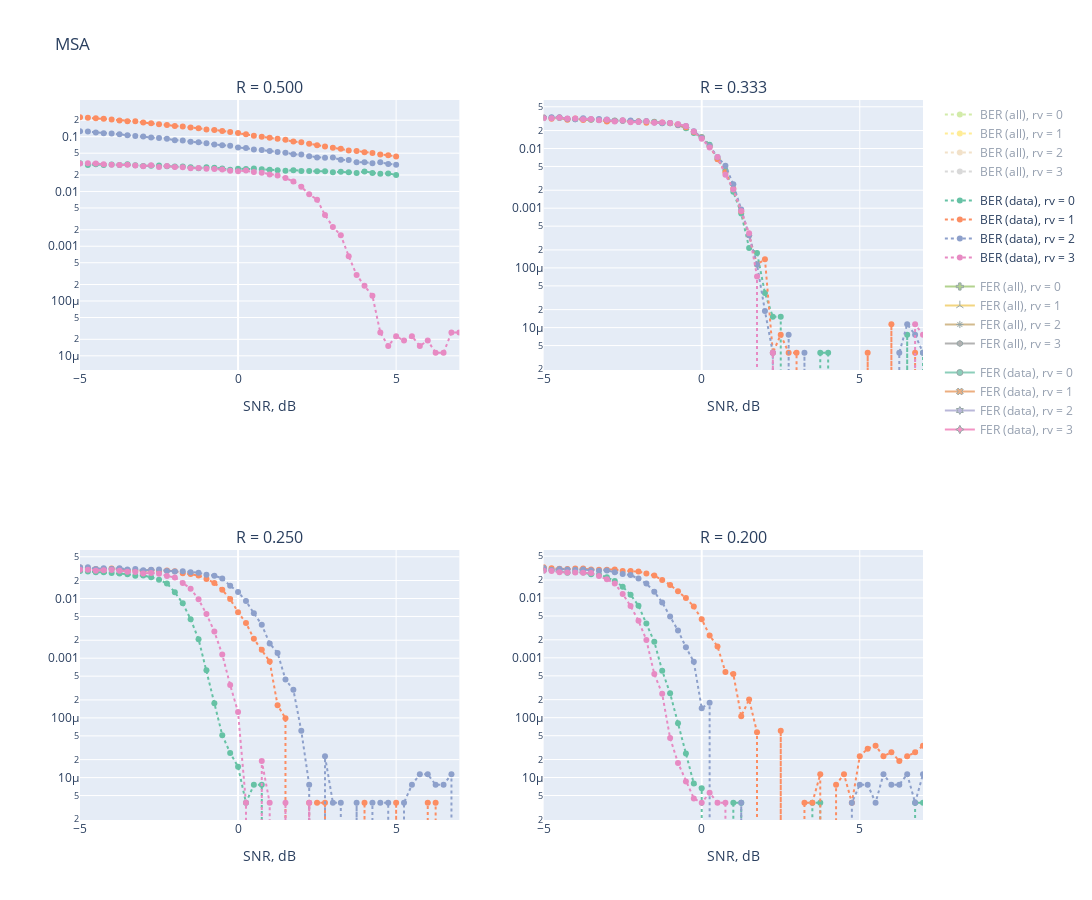

Notebook cell for this chart:
### Code cell
from plotly.subplots import make_subplots
fig = go.Figure()
fig = make_subplots(
    rows=2, cols=2,
    specs=[[{}, {}],
           [{}, {}]],
    print_grid=True,
    subplot_titles = ['R = 0.500', 'R = 0.333', 'R = 0.250', 'R = 0.200'])

rows_n = [1, 1, 2, 2]
cols_n = [1, 2, 1, 2]
show = [True, False, False, False]

for i, R in enumerate([1/2, 1/3, 1/4, 1/5]):
    for j, rv in enumerate([0, 1, 2, 3]): 
        data = pd.read_table('data/results_MSA_{:.3f}_{}.txt'.format(R, rv), names = ['SNR', 'rv', 'R', 'BER', 'BERinf', 'FSR', 'FSRinf'])
        data = data.query('SNR <= 7')
        data = data.groupby(['SNR']).agg([np.mean]).reset_index()


        fig.add_trace(go.Scatter(x = np.array(data.SNR), y = np.array(data.BER['mean']),
                                mode = 'lines+markers',
                                visible = 'legendonly',
                                legendgroup='BER',
                                showlegend = show[i],
                                line = dict(dash = 'dot', color = colors2[4 + j]),
                                name = 'BER (all), rv = {}'.format(rv)), row = rows_n[i], col = cols_n[i])

        fig.add_trace(go.Scatter(x = np.array(data.SNR), y = np.array(data.BERinf['mean']),
                                mode = 'lines+markers',
                                legendgroup='BER inf',
                                showlegend = show[i],
                                line = dict(dash = 'dot', color = colors2[j]),
                                name = 'BER (data), rv = {}'.format(rv)), row = rows_n[i], col = cols_n[i])

        fig.add_trace(go.Scatter(x = np.array(data.SNR), y = 1 - np.array(data.FSR['mean']),
                                mode = 'lines+markers',
                                visible = 'legendonly',
                                marker = marker_styles[j + 4],
                                legendgroup='FER',
                                showlegend = show[i],
                                name = 'FER (all), rv = {}'.format(rv)), row = rows_n[i], col = cols_n[i])

        fig.add_trace(go.Scatter(x = np.array(data.SNR), y = 1 - np.array(data.FSRinf['mean']),
                                mode = 'lines+markers',
                                marker = marker_styles[j],
                                legendgroup='FER inf',
                                showlegend = show[i],
                                visible = 'legendonly',
                                name = 'FER (data), rv = {}'.format(rv)), row = rows_n[i], col = cols_n[i])

        fig.update_yaxes(type="log", row=rows_n[i], col=cols_n[i])
        fig.update_xaxes(title_text='SNR, dB', range=[-5, 7])

fig.update_layout(title='MSA')
fig.update_layout(height=900, width=1600)
fig.write_html("rv.html")
fig.show()
